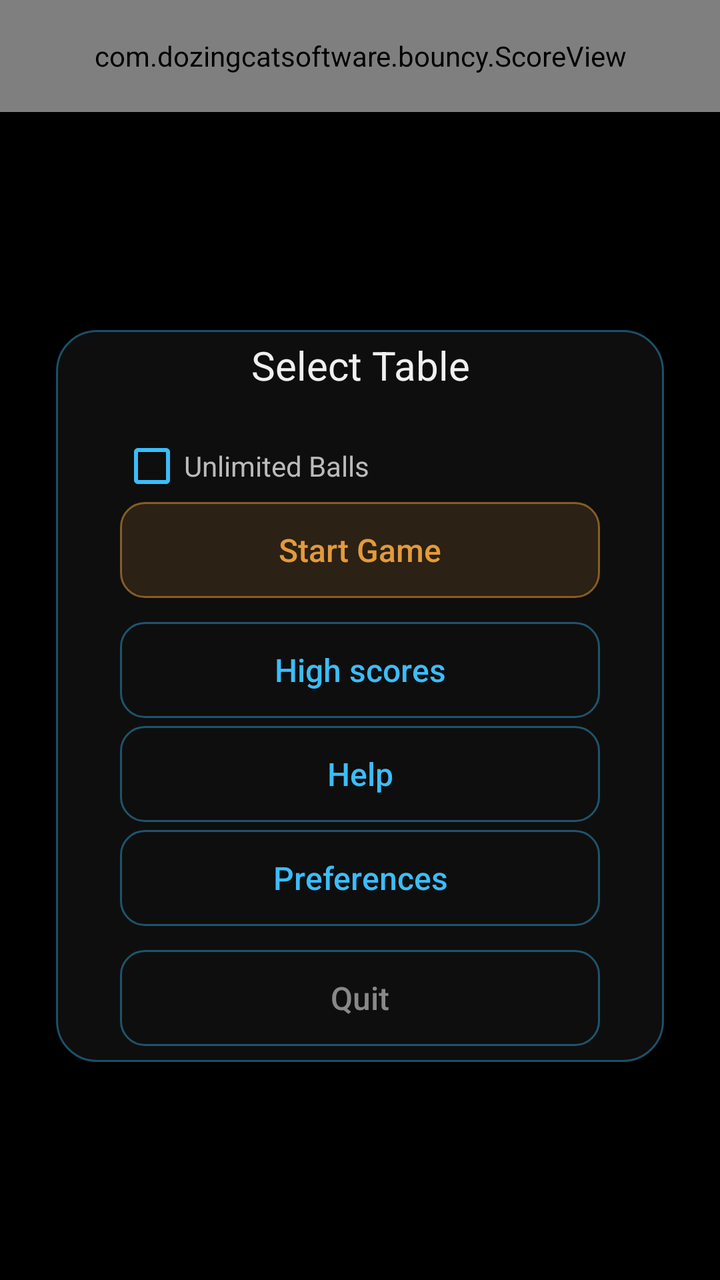
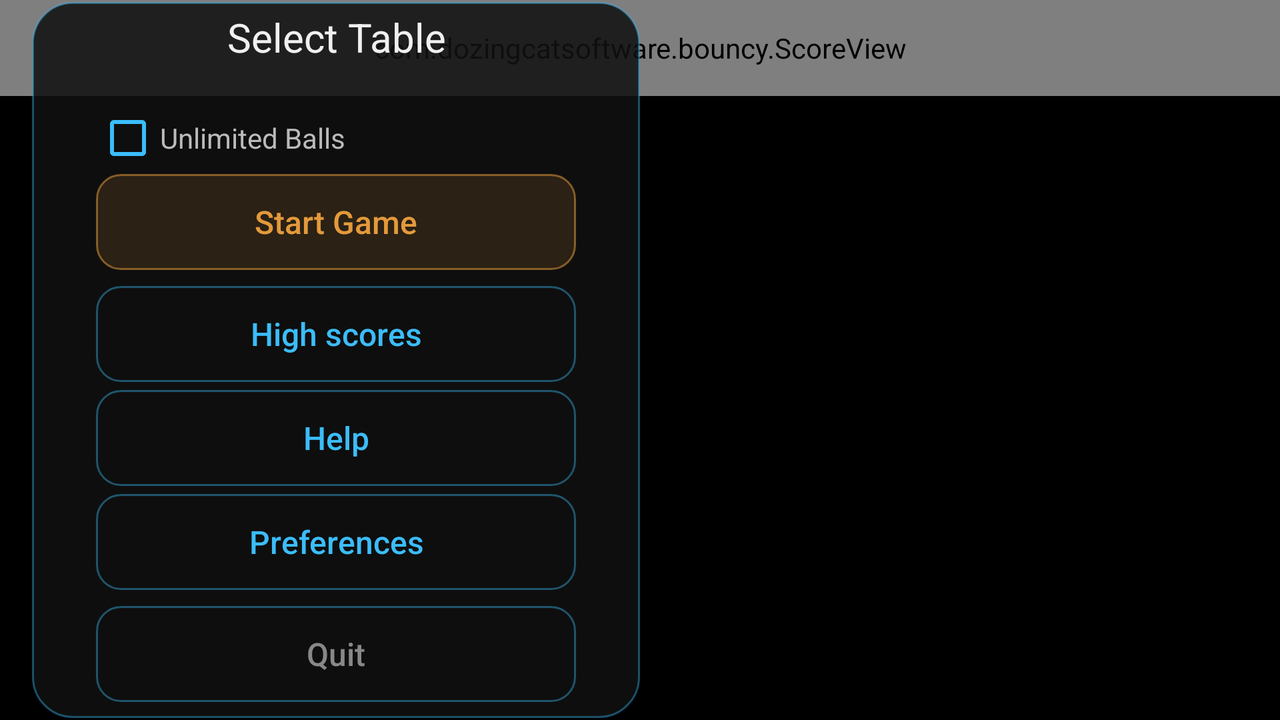

First picture: res/layout/ on a phone held upright. Second picture: the repository's own variant of that layout, on a device whose configuration matches the variant's folder. Source for both follows.
<!-- AndroidManifest.xml: application theme Theme.VPTheme -->
<!-- res/layout/main.xml -->
<?xml version="1.0" encoding="utf-8"?>
<LinearLayout xmlns:android="http://schemas.android.com/apk/res/android"
	android:layout_width="fill_parent"
	android:layout_height="fill_parent"
	android:orientation="vertical">

    
    <View
        android:id="@+id/topSpacerView"
        android:layout_height="0dp"
        android:layout_width="fill_parent"
        android:background="#000"
        android:visibility="gone"
    />

    <FrameLayout
        android:layout_width="fill_parent"
        android:layout_height="56dp"
        android:layout_weight="0">

        <com.dozingcatsoftware.bouncy.ScoreView
            android:id="@+id/scoreView"
            android:layout_width="fill_parent"
            android:layout_height="fill_parent"
            android:focusable="false"
            android:onClick="scoreViewClicked" />

        
        <ImageView
            android:id="@+id/pauseIcon"
            android:layout_width="wrap_content"
            android:layout_height="wrap_content"
            android:layout_marginLeft="16dp"
            android:layout_marginTop="16dp"
            android:layout_gravity="top"
            android:src="@drawable/ic_baseline_pause_circle_outline_24"
            android:visibility="gone" />

    </FrameLayout>


	<FrameLayout
		android:layout_width="fill_parent"
		android:layout_height="0px"
		android:layout_weight="9">

		<com.dozingcatsoftware.bouncy.CanvasFieldView
			android:id="@+id/canvasFieldView"
			android:layout_width="fill_parent"
			android:layout_height="fill_parent"
			android:defaultFocusHighlightEnabled="false"
			android:visibility="gone" />

		<com.dozingcatsoftware.bouncy.GLFieldView
			android:id="@+id/glFieldView"
			android:layout_width="fill_parent"
			android:layout_height="fill_parent"
			android:defaultFocusHighlightEnabled="false"
			android:visibility="gone" />

        <LinearLayout
            android:id="@+id/buttonPanel"
            android:layout_width="wrap_content"
            android:layout_height="wrap_content"
            android:gravity="center"
            android:layout_gravity="center"
            android:background="@layout/rounded_border"
            android:orientation="vertical"
            android:paddingHorizontal="16dp">

            <LinearLayout
                android:id="@+id/selectTableRow"
                android:orientation="horizontal"
                android:gravity="center"
                android:layout_marginTop="4dp"
                android:layout_width="wrap_content"
                android:layout_height="wrap_content">

                <ImageButton
                    android:id="@+id/previousTableButton"
                    android:src="@drawable/ic_baseline_arrow_left_60"
                    android:background="#0000"
                    android:layout_width="wrap_content"
                    android:layout_height="wrap_content"
                    android:onClick="doPreviousTable"
                    android:focusableInTouchMode="true" />
                <TextView
                    android:layout_width="wrap_content"
                    android:layout_height="wrap_content"
                    android:gravity="center"
                    android:layout_gravity="center"
                    android:textSize="20dp"
                    android:textColor="#F0F0F0"
                    android:text="@string/change_table_button_label" />
                <ImageButton
                    android:id="@+id/nextTableButton"
                    android:src="@drawable/ic_baseline_arrow_right_60"
                    android:background="#0000"
                    android:layout_width="wrap_content"
                    android:layout_height="wrap_content"
                    android:onClick="doNextTable"
                    android:focusableInTouchMode="true" />
            </LinearLayout>

            <TextView
                android:id="@+id/tableIndicator"
                android:layout_width="wrap_content"
                android:layout_height="wrap_content"
                android:layout_gravity="center"
                android:gravity="center"
                android:textSize="14dp"
                android:textColor="#88FFFFFF"
                android:layout_marginBottom="2dp" />

            <TableLayout
                android:layout_width="wrap_content"
                android:layout_height="wrap_content"
                android:layout_gravity="center"
                android:layout_marginHorizontal="16dp"
                android:minWidth="240dp"
                android:orientation="vertical">

                <CheckBox
                    android:id="@+id/unlimitedBallsToggle"
                    android:layout_width="wrap_content"
                    android:layout_height="wrap_content"
                    android:layout_marginBottom="2dp"
                    android:focusableInTouchMode="true"
                    android:textColor="#BBBBBB"
                    android:buttonTint="#3bbdfa"
                    android:text="@string/unlimited_balls_label" />

                <Button
                    android:id="@+id/startGameButton"
                    android:layout_width="match_parent"
                    android:layout_height="wrap_content"
                    android:layout_marginBottom="12dp"
                    android:onClick="doStartGame"
                    android:focusableInTouchMode="true"
                    android:background="@drawable/neon_button_accent_bg"
                    android:textColor="#E39A3B"
                    android:textSize="16dp"
                    android:textAllCaps="false"
                    android:text="@string/start_game_button_label" />

                
                <Button
                    android:id="@+id/resumeGameButton"
                    android:layout_width="match_parent"
                    android:layout_height="wrap_content"
                    android:layout_marginTop="8dp"
                    android:layout_marginBottom="4dp"
                    android:onClick="doStartGame"
                    android:focusableInTouchMode="true"
                    android:background="@drawable/neon_button_accent_bg"
                    android:textColor="#E39A3B"
                    android:textSize="16dp"
                    android:textAllCaps="false"
                    android:text="@string/resume_game_button_label"
                    android:visibility="gone" />

                <Button
                    android:id="@+id/endGameButton"
                    android:layout_width="match_parent"
                    android:layout_height="wrap_content"
                    android:layout_marginBottom="4dp"
                    android:onClick="doEndGame"
                    android:focusableInTouchMode="true"
                    android:background="@drawable/neon_button_bg"
                    android:textColor="#CC0000"
                    android:textSize="16dp"
                    android:textAllCaps="false"
                    android:text="@string/end_game_button_label"
                    android:visibility="gone" />

                <Button
                    android:id="@+id/highScoreButton"
                    android:layout_width="match_parent"
                    android:layout_height="wrap_content"
                    android:layout_marginBottom="4dp"
                    android:onClick="showHighScore"
                    android:focusableInTouchMode="true"
                    android:background="@drawable/neon_button_bg"
                    android:textColor="#3bbdfa"
                    android:textSize="16dp"
                    android:textAllCaps="false"
                    android:text="@string/show_high_score_button_label" />

                <Button
                    android:id="@+id/aboutButton"
                    android:layout_width="match_parent"
                    android:layout_height="wrap_content"
                    android:layout_marginBottom="4dp"
                    android:onClick="doAbout"
                    android:focusableInTouchMode="true"
                    android:background="@drawable/neon_button_bg"
                    android:textColor="#3bbdfa"
                    android:textSize="16dp"
                    android:textAllCaps="false"
                    android:text="@string/help_button_label" />

                <Button
                    android:id="@+id/preferencesButton"
                    android:layout_width="match_parent"
                    android:layout_height="wrap_content"
                    android:layout_marginBottom="12dp"
                    android:onClick="doPreferences"
                    android:focusableInTouchMode="true"
                    android:background="@drawable/neon_button_bg"
                    android:textColor="#3bbdfa"
                    android:textSize="16dp"
                    android:textAllCaps="false"
                    android:text="@string/preferences_button_label" />

                <Button
                    android:id="@+id/quitButton"
                    android:layout_width="match_parent"
                    android:layout_height="wrap_content"
                    android:layout_marginBottom="8dp"
                    android:onClick="doQuit"
                    android:focusableInTouchMode="true"
                    android:background="@drawable/neon_button_bg"
                    android:textColor="#888888"
                    android:textSize="16dp"
                    android:textAllCaps="false"
                    android:text="@string/quit_button_label" />
            </TableLayout>
        </LinearLayout>

		<TableLayout
			android:id="@+id/highScorePanel"
			android:layout_width="wrap_content"
			android:layout_height="wrap_content"
			android:layout_gravity="center"
            android:background="@layout/rounded_border"
			android:orientation="vertical"
			android:padding="32dp"
			android:visibility="gone">

            <TextView
                android:layout_width="wrap_content"
                android:layout_height="wrap_content"
                android:gravity="center"
                android:textSize="24sp"
                android:textStyle="bold"
                android:textColor="#F0F0F0"
                android:paddingBottom="20dp"
                android:text="@string/high_score_table_title" />

            <LinearLayout
                android:id="@+id/highScoreListLayout"
                android:layout_width="wrap_content"
                android:layout_height="wrap_content"
                android:layout_gravity="center"
                android:layout_marginBottom="4dp"
                android:orientation="vertical" />

            <TextView
                android:id="@+id/noHighScoresTextView"
                android:layout_width="wrap_content"
                android:layout_height="wrap_content"
                android:layout_gravity="center"
                android:textColor="#F0F0F0"
                android:textSize="18sp"
                android:paddingBottom="24dp"
                android:text="@string/no_high_scores_message" />

            <Button
                android:id="@+id/hideHighScoreButton"
                android:layout_width="wrap_content"
                android:layout_height="wrap_content"
                android:layout_marginBottom="10dp"
                android:onClick="hideHighScore"
                android:focusableInTouchMode="true"
                android:background="@drawable/neon_button_bg"
                android:textColor="#3bbdfa"
                android:textSize="16sp"
                android:textAllCaps="false"
                android:text="@string/hide_high_score_button_label" />

        </TableLayout>

    </FrameLayout>

    <View
        android:id="@+id/bottomSpacerView"
        android:layout_height="0dp"
        android:layout_width="fill_parent"
        android:background="#000"
        android:visibility="gone"
    />

</LinearLayout>
<!-- res/layout/rounded_border.xml (included above) -->
<selector xmlns:android="http://schemas.android.com/apk/res/android">
    <item>
        <shape android:shape="rectangle">
            <solid android:color="#DD111111"/>
            <corners android:radius="20dp" />
            <stroke
                android:width="1dp"
                android:color="#663bbdfa"
                />
        </shape>
    </item>
</selector>
<!-- resources referenced by this layout -->
<resources>
  <!-- drawable neon_button_accent_bg (drawable) -->
  <selector xmlns:android="http://schemas.android.com/apk/res/android">
      
      <item android:state_focused="true">
          <shape android:shape="rectangle">
              <solid android:color="#33FFFFFF" />
              <corners android:radius="12dp" />
              <stroke android:width="1dp" android:color="#E39A3B" />
          </shape>
      </item>
      <item android:state_pressed="true">
          <shape android:shape="rectangle">
              <solid android:color="#44E39A3B" />
              <corners android:radius="12dp" />
          </shape>
      </item>
      <item>
          <shape android:shape="rectangle">
              <solid android:color="#22E39A3B" />
              <corners android:radius="12dp" />
              <stroke android:width="1dp" android:color="#88E39A3B" />
          </shape>
      </item>
  </selector>
  <!-- drawable neon_button_bg (drawable) -->
  <selector xmlns:android="http://schemas.android.com/apk/res/android">
      
      <item android:state_focused="true">
          <shape android:shape="rectangle">
              <solid android:color="#33FFFFFF" />
              <corners android:radius="12dp" />
              <stroke android:width="1dp" android:color="#3bbdfa" />
          </shape>
      </item>
      
      <item android:state_pressed="true">
          <shape android:shape="rectangle">
              <solid android:color="#443bbdfa" />
              <corners android:radius="12dp" />
          </shape>
      </item>
      
      <item>
          <shape android:shape="rectangle">
              <solid android:color="#00000000" />
              <corners android:radius="12dp" />
              <stroke android:width="1dp" android:color="#663bbdfa" />
          </shape>
      </item>
  </selector>
  <string name="change_table_button_label">Select Table</string>
  <string name="end_game_button_label">End Game</string>
  <string name="help_button_label">Help</string>
  <string name="hide_high_score_button_label">OK</string>
  <string name="high_score_table_title">High scores</string>
  <string name="no_high_scores_message">No scores for this table</string>
  <string name="preferences_button_label">Preferences</string>
  <string name="quit_button_label">Quit</string>
  <string name="resume_game_button_label">Resume Game</string>
  <string name="show_high_score_button_label">High scores</string>
  <string name="start_game_button_label">Start Game</string>
  <string name="unlimited_balls_label">Unlimited Balls</string>
  <!-- from res/values-v21/ -->
  <style name="Theme.VPTheme" parent="android:Theme.Material.NoActionBar.Fullscreen">
          <item name="android:windowBackground">@android:color/black</item>
          
          <item name="android:navigationBarColor">#010101</item>
      </style>
</resources>
<!-- res/layout-land/main.xml (the repository's variant of the layout above) -->
<!-- drawn on the phone turned sideways -->
<?xml version="1.0" encoding="utf-8"?>
<LinearLayout xmlns:android="http://schemas.android.com/apk/res/android"
	android:layout_width="fill_parent"
	android:layout_height="fill_parent"
	android:orientation="horizontal">

    
    <View
        android:id="@+id/leftSpacerView"
        android:layout_width="0dp"
        android:layout_height="fill_parent"
        android:background="#000"
        android:visibility="gone"
    />

	<FrameLayout
		android:layout_width="0px"
		android:layout_height="fill_parent"
		android:layout_weight="1">

		<com.dozingcatsoftware.bouncy.CanvasFieldView
			android:id="@+id/canvasFieldView"
			android:layout_width="fill_parent"
			android:layout_height="fill_parent"
			android:defaultFocusHighlightEnabled="false"
			android:visibility="gone" />

		<com.dozingcatsoftware.bouncy.GLFieldView
			android:id="@+id/glFieldView"
			android:layout_width="fill_parent"
			android:layout_height="fill_parent"
			android:defaultFocusHighlightEnabled="false"
			android:visibility="gone" />

        
        <FrameLayout
            android:layout_width="fill_parent"
            android:layout_height="48dp"
            android:layout_gravity="top">

            
            <View
                android:id="@+id/topSpacerView"
                android:layout_height="0dp"
                android:layout_width="fill_parent"
                android:background="#00000000"
                android:visibility="gone"
            />

            <com.dozingcatsoftware.bouncy.ScoreView
                android:id="@+id/scoreView"
                android:layout_width="fill_parent"
                android:layout_height="fill_parent"
                android:focusable="false"
                android:onClick="scoreViewClicked" />

            <ImageView
                android:id="@+id/pauseIcon"
                android:layout_width="wrap_content"
                android:layout_height="wrap_content"
                android:layout_marginLeft="16dp"
                android:layout_marginTop="12dp"
                android:layout_gravity="top"
                android:src="@drawable/ic_baseline_pause_circle_outline_24"
                android:visibility="gone" />

        </FrameLayout>

        <LinearLayout
            android:id="@+id/buttonPanel"
            android:layout_width="wrap_content"
            android:layout_height="wrap_content"
            android:maxWidth="480dp"
            android:gravity="center"
            android:layout_gravity="center_vertical|left"
            android:layout_marginLeft="16dp"
            android:background="@layout/rounded_border"
            android:orientation="vertical"
            android:paddingHorizontal="16dp">

            <LinearLayout
                android:id="@+id/selectTableRow"
                android:orientation="horizontal"
                android:gravity="center"
                android:layout_marginTop="4dp"
                android:layout_width="wrap_content"
                android:layout_height="wrap_content">

                <ImageButton
                    android:id="@+id/previousTableButton"
                    android:src="@drawable/ic_baseline_arrow_left_60"
                    android:background="#0000"
                    android:layout_width="wrap_content"
                    android:layout_height="wrap_content"
                    android:onClick="doPreviousTable"
                    android:focusableInTouchMode="true" />
                <TextView
                    android:layout_width="wrap_content"
                    android:layout_height="wrap_content"
                    android:gravity="center"
                    android:layout_gravity="center"
                    android:textSize="20dp"
                    android:textColor="#F0F0F0"
                    android:text="@string/change_table_button_label" />
                <ImageButton
                    android:id="@+id/nextTableButton"
                    android:src="@drawable/ic_baseline_arrow_right_60"
                    android:background="#0000"
                    android:layout_width="wrap_content"
                    android:layout_height="wrap_content"
                    android:onClick="doNextTable"
                    android:focusableInTouchMode="true" />
            </LinearLayout>

            <TextView
                android:id="@+id/tableIndicator"
                android:layout_width="wrap_content"
                android:layout_height="wrap_content"
                android:layout_gravity="center"
                android:gravity="center"
                android:textSize="14dp"
                android:textColor="#88FFFFFF"
                android:layout_marginBottom="2dp" />

            <TableLayout
                android:layout_width="wrap_content"
                android:layout_height="wrap_content"
                android:layout_gravity="center"
                android:layout_marginHorizontal="16dp"
                android:minWidth="240dp"
                android:orientation="vertical">

                <CheckBox
                    android:id="@+id/unlimitedBallsToggle"
                    android:layout_width="wrap_content"
                    android:layout_height="wrap_content"
                    android:layout_marginBottom="2dp"
                    android:focusableInTouchMode="true"
                    android:textColor="#BBBBBB"
                    android:buttonTint="#3bbdfa"
                    android:text="@string/unlimited_balls_label" />

                <Button
                    android:id="@+id/startGameButton"
                    android:layout_width="match_parent"
                    android:layout_height="wrap_content"
                    android:layout_marginBottom="8dp"
                    android:onClick="doStartGame"
                    android:focusableInTouchMode="true"
                    android:background="@drawable/neon_button_accent_bg"
                    android:textColor="#E39A3B"
                    android:textSize="16dp"
                    android:textAllCaps="false"
                    android:text="@string/start_game_button_label" />

                <Button
                    android:id="@+id/resumeGameButton"
                    android:layout_width="match_parent"
                    android:layout_height="wrap_content"
                    android:layout_marginTop="8dp"
                    android:layout_marginBottom="4dp"
                    android:onClick="doStartGame"
                    android:focusableInTouchMode="true"
                    android:background="@drawable/neon_button_accent_bg"
                    android:textColor="#E39A3B"
                    android:textSize="16dp"
                    android:textAllCaps="false"
                    android:text="@string/resume_game_button_label"
                    android:visibility="gone" />

                <Button
                    android:id="@+id/endGameButton"
                    android:layout_width="match_parent"
                    android:layout_height="wrap_content"
                    android:layout_marginBottom="4dp"
                    android:onClick="doEndGame"
                    android:focusableInTouchMode="true"
                    android:background="@drawable/neon_button_bg"
                    android:textColor="#CC0000"
                    android:textSize="16dp"
                    android:textAllCaps="false"
                    android:text="@string/end_game_button_label"
                    android:visibility="gone" />

                <Button
                    android:id="@+id/highScoreButton"
                    android:layout_width="match_parent"
                    android:layout_height="wrap_content"
                    android:layout_marginBottom="4dp"
                    android:onClick="showHighScore"
                    android:focusableInTouchMode="true"
                    android:background="@drawable/neon_button_bg"
                    android:textColor="#3bbdfa"
                    android:textSize="16dp"
                    android:textAllCaps="false"
                    android:text="@string/show_high_score_button_label" />

                <Button
                    android:id="@+id/aboutButton"
                    android:layout_width="match_parent"
                    android:layout_height="wrap_content"
                    android:layout_marginBottom="4dp"
                    android:onClick="doAbout"
                    android:focusableInTouchMode="true"
                    android:background="@drawable/neon_button_bg"
                    android:textColor="#3bbdfa"
                    android:textSize="16dp"
                    android:textAllCaps="false"
                    android:text="@string/help_button_label" />

                <Button
                    android:id="@+id/preferencesButton"
                    android:layout_width="match_parent"
                    android:layout_height="wrap_content"
                    android:layout_marginBottom="8dp"
                    android:onClick="doPreferences"
                    android:focusableInTouchMode="true"
                    android:background="@drawable/neon_button_bg"
                    android:textColor="#3bbdfa"
                    android:textSize="16dp"
                    android:textAllCaps="false"
                    android:text="@string/preferences_button_label" />

                <Button
                    android:id="@+id/quitButton"
                    android:layout_width="match_parent"
                    android:layout_height="wrap_content"
                    android:layout_marginBottom="8dp"
                    android:onClick="doQuit"
                    android:focusableInTouchMode="true"
                    android:background="@drawable/neon_button_bg"
                    android:textColor="#888888"
                    android:textSize="16dp"
                    android:textAllCaps="false"
                    android:text="@string/quit_button_label" />
            </TableLayout>
        </LinearLayout>

		<TableLayout
			android:id="@+id/highScorePanel"
			android:layout_width="wrap_content"
			android:layout_height="wrap_content"
			android:maxWidth="480dp"
			android:layout_gravity="center_vertical|left"
			android:layout_marginLeft="16dp"
            android:background="@layout/rounded_border"
			android:orientation="vertical"
			android:padding="32dp"
			android:visibility="gone">

            <TextView
                android:layout_width="wrap_content"
                android:layout_height="wrap_content"
                android:gravity="center"
                android:textSize="24sp"
                android:textStyle="bold"
                android:textColor="#F0F0F0"
                android:paddingBottom="20dp"
                android:text="@string/high_score_table_title" />

            <LinearLayout
                android:id="@+id/highScoreListLayout"
                android:layout_width="wrap_content"
                android:layout_height="wrap_content"
                android:layout_gravity="center"
                android:layout_marginBottom="4dp"
                android:orientation="vertical" />

            <TextView
                android:id="@+id/noHighScoresTextView"
                android:layout_width="wrap_content"
                android:layout_height="wrap_content"
                android:layout_gravity="center"
                android:textColor="#F0F0F0"
                android:textSize="18sp"
                android:paddingBottom="24dp"
                android:text="@string/no_high_scores_message" />

            <Button
                android:id="@+id/hideHighScoreButton"
                android:layout_width="wrap_content"
                android:layout_height="wrap_content"
                android:layout_marginBottom="10dp"
                android:onClick="hideHighScore"
                android:focusableInTouchMode="true"
                android:background="@drawable/neon_button_bg"
                android:textColor="#3bbdfa"
                android:textSize="16sp"
                android:textAllCaps="false"
                android:text="@string/hide_high_score_button_label" />

        </TableLayout>

    </FrameLayout>

    <View
        android:id="@+id/rightSpacerView"
        android:layout_width="0dp"
        android:layout_height="fill_parent"
        android:background="#000"
        android:visibility="gone"
    />

    
    <View
        android:id="@+id/bottomSpacerView"
        android:layout_width="0dp"
        android:layout_height="0dp"
        android:visibility="gone"
    />

</LinearLayout>
